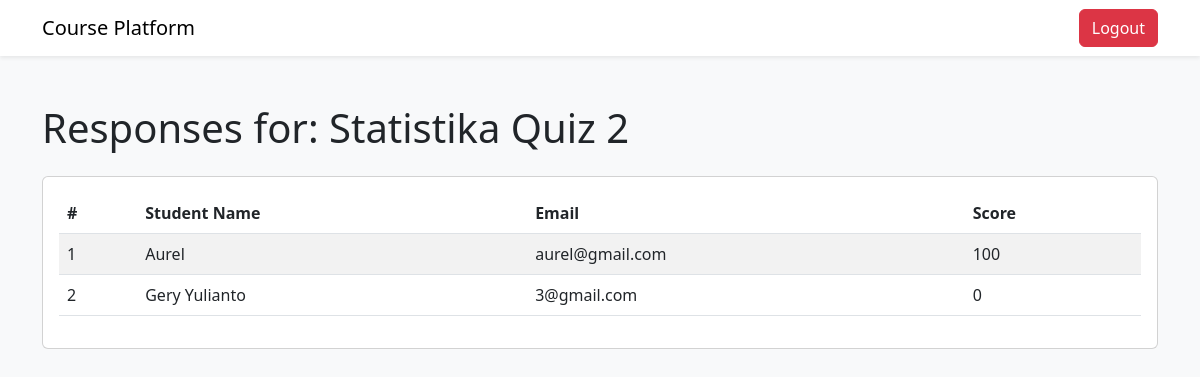
Screenshot of /instructor/view-quiz-responses/8 (signed in) with the database file from the repository.
### tables this page shows
CREATE TABLE quiz (
                id INTEGER PRIMARY KEY AUTOINCREMENT,
                id_kursus INTEGER,
                title TEXT NOT NULL,
                FOREIGN KEY (id_kursus) REFERENCES kursus(id_kursus)
            );

CREATE TABLE user_has_quiz (
                id_peserta INTEGER,
                id_quiz INTEGER,
                score INTEGER NOT NULL,
                FOREIGN KEY (id_peserta) REFERENCES peserta(id_peserta),
                FOREIGN KEY (id_quiz) REFERENCES quiz(id)
            );

CREATE TABLE peserta (
                id_peserta INTEGER PRIMARY KEY AUTOINCREMENT,
                email TEXT NOT NULL,
                nama_peserta TEXT NOT NULL,
                password TEXT NOT NULL,
                no_telpon TEXT NOT NULL,
                alamat TEXT NOT NULL,
                kota TEXT NOT NULL,
                provinsi TEXT NOT NULL,
                kode_pos INT NOT NULL,
                negara TEXT NOT NULL
            );

### features/quiz.py (the view)
    def view_quiz_responses(self,quiz_id):
        if not session.get('email') or session.get('role') != 'instructor':
            return redirect(url_for('home'))
        quiz = query_db('SELECT * FROM quiz WHERE id = ?', [quiz_id], one=True)
        if not quiz:
            return redirect(url_for('instructor_dashboard'))
        responses = query_db('''
            SELECT u.nama_peserta as student_name, u.email, uhq.score
            FROM user_has_quiz uhq
            JOIN peserta u ON uhq.id_peserta = u.id_peserta
            WHERE uhq.id_quiz = ?
        ''', [quiz_id])
        return render_template(
            'view_quiz_responses.html',
            quiz=quiz,
            responses=responses
        )

### database.py (called while the page is built)
def get_db():
    db = getattr(g, '_database', None)
    if db is None:
        db = g._database = sqlite3.connect(DATABASE)
        db.row_factory = sqlite3.Row
    return db

def query_db(query, args=(), one=False):
    cur = get_db().execute(query, args)
    rv = cur.fetchall()
    cur.close()
    get_db().commit()
    return (rv[0] if rv else None) if one else rv

### templates/view_quiz_responses.html (shortened to what this page needs)
<!DOCTYPE html>
<html lang="en">
<head>
    <link href="https://cdn.jsdelivr.net/npm/bootstrap@5.3.0/dist/css/bootstrap.min.css" rel="stylesheet">
</head>
<body class="bg-light">
    <nav class="navbar navbar-expand-lg navbar-light bg-white shadow-sm">
        <div class="container">
            <a class="navbar-brand" href="/instructor">Course Platform</a>
            <div class="d-flex">
                <a href="/logout" class="btn btn-danger">Logout</a>
            </div>
        </div>
    </nav>
    <div class="container py-5">
        <h1 class="mb-4">Responses for: {{ quiz.title }}</h1>
        <div class="card">
            <div class="card-body">
                {% if responses %}
                <table class="table table-striped">
                    <thead>
                        <tr>
                            <th>#</th>
                            <th>Student Name</th>
                            <th>Email</th>
                            <th>Score</th>
                        </tr>
                    </thead>
                    <tbody>
                        {% for response in responses %}
                        <tr>
                            <td>{{ loop.index }}</td>
                            <td>{{ response.student_name }}</td>
                            <td>{{ response.email }}</td>
                            <td>{{ response.score }}</td>
                        </tr>
                        {% endfor %}
                    </tbody>
                </table>
                {% else %}
                <p class="text-muted">No responses submitted yet for this quiz.</p>
                {% endif %}
            </div>
        </div>
    </div>
</body>
</html>

### rows the page displays
quiz: title "Statistika Quiz 2"
user_has_quiz: student_name "Aurel", email "aurel@gmail.com", score "100"
user_has_quiz: student_name "Gery Yulianto", email "3@gmail.com", score "0"
